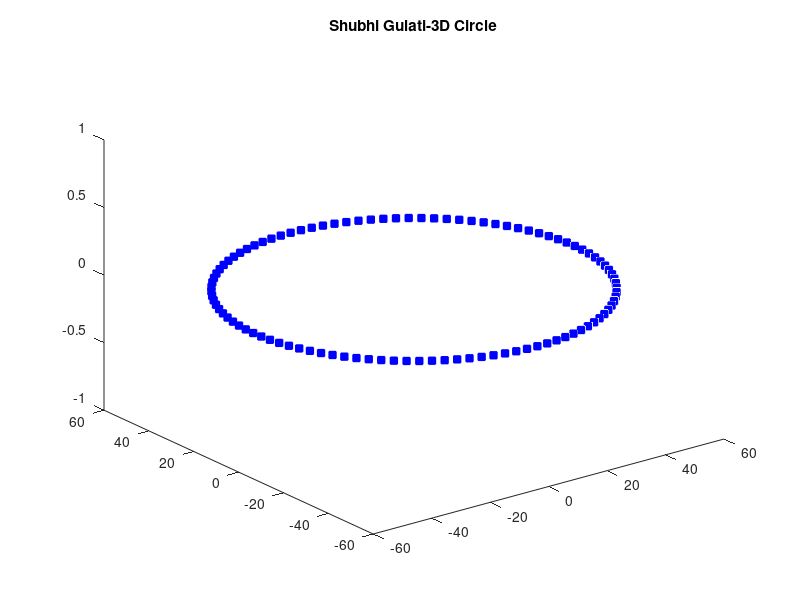

Recreate this plot in MATLAB.
% R=55;
R=55;
% considering 100points on the circle
num_point=100;

x=zeros(1,num_point);
y=zeros(1,num_point);
z=zeros(1,num_point);

for i=1:num_point
    theta=2*pi*(i-1)/num_point;
    x(i)=R*cos(theta);
y(i)=R*sin(theta);
z(i)=0;
end

plot3(x,y,z,'b+','linewidth',5);

title('Shubhi Gulati-3D Circle');